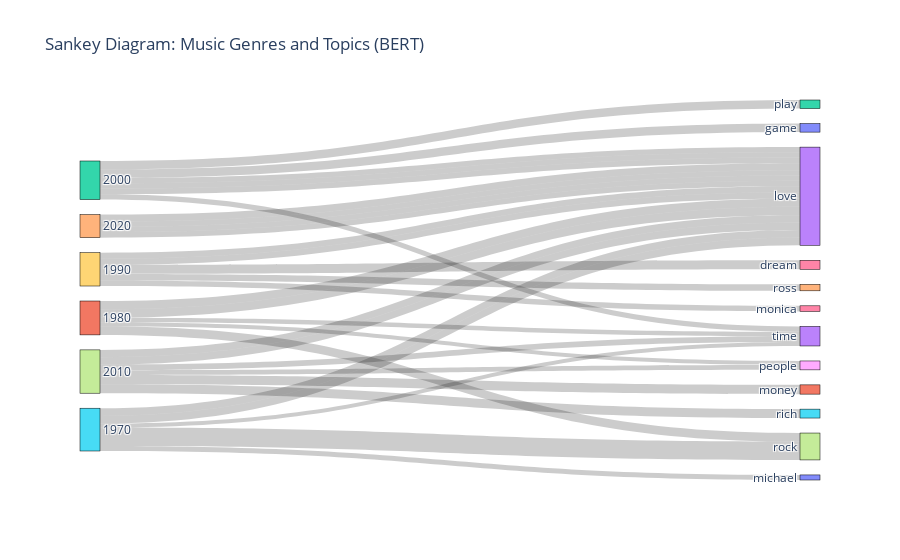

The notebook cell this image was saved under:
### Code cell
import plotly.graph_objects as go

data = {
    "Decade": ["1970", "1980", "1990", "2000", "2010", "2020"],
    "Rap": [
        [("rock", 0.105)],
        [("rock", 0.049)],
        [("dream", 0.052)],
        [("game", 0.049), ("play", 0.049)],
        [("money", 0.053), ("rich", 0.051)],
        [("love", 0.04)],
    ],
    "Pop": [
        [("love", 0.044)],
        [("love", 0.048)],
        [("love", 0.035)],
        [("love", 0.03)],
        [("love", 0.042)],
        [("love", 0.03)],
    ],
    "Rock": [
        [("love", 0.044)],
        [("love", 0.048)],
        [("love", 0.035)],
        [("love", 0.03)],
        [("love", 0.042)],
        [("love", 0.03)],
    ],
    "Misc": [
        [("michael", 0.029), ("time", 0.023)],
        [("time", 0.026), ("people", 0.023)],
        [("ross", 0.037), ("monica", 0.032)],
        [("love", 0.032), ("time", 0.031)],
        [("time", 0.032), ("people", 0.028)],
        [("love", 0.032)],
    ],
}

# Prepare data for Sankey Diagram
all_nodes = set()
source = []
target = []
value = []

for column in ["Rap", "Pop", "Rock", "Misc"]:  # Focus on topic columns
    for decade, topics in zip(data["Decade"], data[column]):
        for topic, val in topics:
            all_nodes.add(decade)
            all_nodes.add(topic)
            source.append(decade)
            target.append(topic)
            value.append(val)

# Create nodes and their indices
all_nodes = list(all_nodes)
node_indices = {node: idx for idx, node in enumerate(all_nodes)}

# Map source and target to indices
source_indices = [node_indices[s] for s in source]
target_indices = [node_indices[t] for t in target]

# Create Sankey Diagram
fig = go.Figure(data=[go.Sankey(
    node=dict(
        pad=15,
        thickness=20,
        line=dict(color="black", width=0.5),
        label=all_nodes
    ),
    link=dict(
        source=source_indices,
        target=target_indices,
        value=value
    )
)])

# Update layout and show diagram
fig.update_layout(title_text="Sankey Diagram: Music Genres and Topics (BERT)", font_size=12)
fig.show()

### Figure 1 — Plotly figure (JSON) as saved in the notebook; plotly's stock layout.template omitted (floating-point values rounded to 4 significant figures)
{"data": [{"link": {"source": [5, 1, 9, 12, 12, 7, 7, 4, 5, 1, 9, 12, 7, 4, 5, 1, 9, 12, 7, 4, 5, 5, 1, 1, 9, 9, 12, 12, 7, 7, 4], "target": [17, 17, 6, 10, 2, 11, 15, 3, 3, 3, 3, 3, 3, 3, 3, 3, 3, 3, 3, 3, 0, 13, 13, 8, 14, 16, 3, 13, 13, 8, 3], "value": [0.105, 0.049, 0.052, 0.049, 0.049, 0.053, 0.051, 0.04, 0.044, 0.048, 0.035, 0.03, 0.042, 0.03, 0.044, 0.048, 0.035, 0.03, 0.042, 0.03, 0.029, 0.023, 0.026, 0.023, 0.037, 0.032, 0.032, 0.031, 0.032, 0.028, 0.032]}, "node": {"label": ["michael", "1980", "play", "love", "2020", "1970", "dream", "2010", "people", "1990", "game", "money", "2000", "time", "ross", "rich", "monica", "rock"], "line": {"color": "black", "width": 0.5}, "pad": 15, "thickness": 20}, "type": "sankey"}], "layout": {"autosize": true, "font": {"size": 12}, "title": {"text": "Sankey Diagram: Music Genres and Topics (BERT)"}}}
